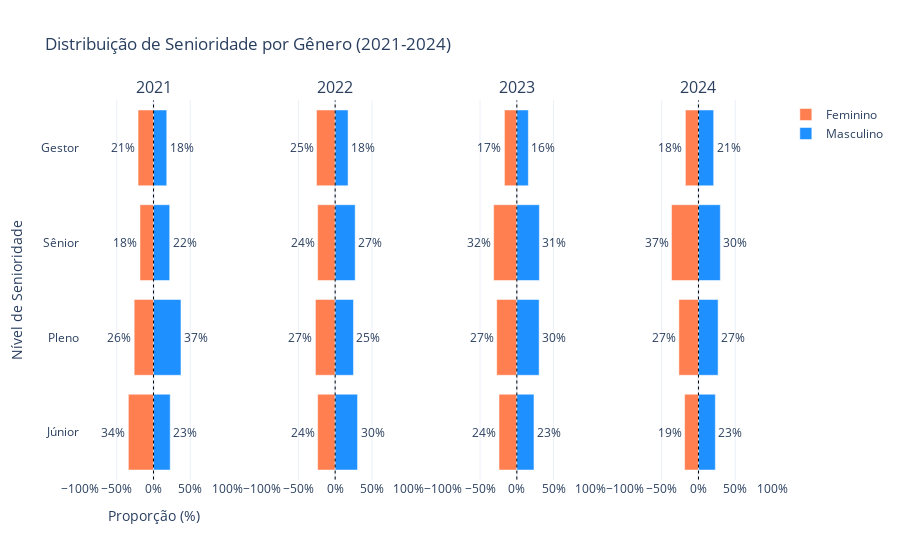

The notebook cell saved with this chart:
### Code cell
niveis_desejados = ["Júnior", "Pleno", "Sênior", "Gestor"] 

# Normaliza os nomes dos níveis para minúsculas no filtro
df_filtrado = df_rj[df_rj["nivel"].str.lower().isin([n.lower() for n in niveis_desejados])]

# Agora agrupe pelos campos desejados
df_grouped = df_filtrado.groupby(["ano_pesquisa", "nivel", "genero"]).size().reset_index(name="count")

# Calculando o total por ano e gênero para depois calcular proporções
totais_por_ano_genero = df_filtrado.groupby(["ano_pesquisa", "genero"]).size().reset_index(name="total")
df_grouped = df_grouped.merge(totais_por_ano_genero, on=["ano_pesquisa", "genero"])

# Calculando a proporção
df_grouped["proporção"] = df_grouped["count"] / df_grouped["total"] * 100

# Verificação (opcional): soma das proporções por ano e gênero deve ser 100%
verificacao = df_grouped.groupby(["ano_pesquisa", "genero"])["proporção"].sum().reset_index()
print("Verificação das somas por gênero:")
print(verificacao)

fig = make_subplots(rows=1, cols=4, shared_yaxes=True, subplot_titles=["2021", "2022", "2023", "2024"])

anos = ['2021', '2022', '2023', '2024']
cores = {"Masculino": "#1E90FF", "Feminino": "#FF7F50"}

for i, ano in enumerate(anos):
    # Filtrando dados do ano atual
    df_ano = df_grouped[df_grouped["ano_pesquisa"] == ano]
    
    # Criando um pivot para senioridade x gênero
    df_plot = df_ano.pivot(index="nivel", columns="genero", values="proporção").fillna(0)
    
    # Garantindo que as colunas existam, preenchendo com 0 se necessário
    for genero in ["Masculino", "Feminino"]:
        if genero not in df_plot.columns:
            df_plot[genero] = 0
    
    # Filtrando níveis que têm pelo menos um registro
    df_plot = df_plot[(df_plot["Masculino"] > 0) | (df_plot["Feminino"] > 0)]
    
    # Se não houver dados, continue para o próximo ano
    if df_plot.empty:
        continue
    
    # Adicionando barras para Feminino (negativo para inverter no gráfico)
    # Arredondando as porcentagens para números inteiros
    fig.add_trace(go.Bar(
        y=df_plot.index,
        x=-df_plot["Feminino"],
        name="Feminino",
        orientation="h",
        marker=dict(color=cores["Feminino"]),
        text=[f"{int(round(val))}%" for val in df_plot["Feminino"]],  # Arredondamento para inteiros
        textposition="outside",
        showlegend=True if i == 0 else False
    ), row=1, col=i+1)

    # Adicionando barras para Masculino
    # Arredondando as porcentagens para números inteiros
    fig.add_trace(go.Bar(
        y=df_plot.index,
        x=df_plot["Masculino"],
        name="Masculino",
        orientation="h",
        marker=dict(color=cores["Masculino"]),
        text=[f"{int(round(val))}%" for val in df_plot["Masculino"]],  # Arredondamento para inteiros
        textposition="outside",
        showlegend=True if i == 0 else False
    ), row=1, col=i+1)

# Configurando layout
fig.update_layout(
    title="Distribuição de Senioridade por Gênero (2021-2024)",
    xaxis_title="Proporção (%)",
    yaxis_title="Nível de Senioridade",
    barmode="relative",
    template="plotly_white"
)

# Ajustando os eixos X para mostrar valores em percentuais
for i in range(1, 5):
    fig.update_xaxes(ticksuffix="%", range=[-100, 100], row=1, col=i)
    
    # Adicionando linhas de referência em 0
    fig.add_shape(
        type="line",
        x0=0, y0=-0.5,
        x1=0, y1=len(df_plot.index) - 0.5,
        line=dict(color="black", width=1, dash="dot"),
        row=1, col=i
    )

fig.show()

### Figure 1 — Plotly figure (JSON) as saved in the notebook; plotly's stock layout.template omitted (floating-point values rounded to 4 significant figures)
{"data": [{"marker": {"color": "#FF7F50"}, "name": "Feminino", "orientation": "h", "showlegend": true, "text": ["34%", "26%", "18%", "21%"], "textposition": "outside", "type": "bar", "x": [-34.21, -26.32, -18.42, -21.05], "xaxis": "x", "y": ["Júnior", "Pleno", "Sênior", "Gestor"], "yaxis": "y"}, {"marker": {"color": "#1E90FF"}, "name": "Masculino", "orientation": "h", "showlegend": true, "text": ["23%", "37%", "22%", "18%"], "textposition": "outside", "type": "bar", "x": [22.67, 37.33, 22, 18], "xaxis": "x", "y": ["Júnior", "Pleno", "Sênior", "Gestor"], "yaxis": "y"}, {"marker": {"color": "#FF7F50"}, "name": "Feminino", "orientation": "h", "showlegend": false, "text": ["24%", "27%", "24%", "25%"], "textposition": "outside", "type": "bar", "x": [-23.88, -26.87, -23.88, -25.37], "xaxis": "x2", "y": ["Júnior", "Pleno", "Sênior", "Gestor"], "yaxis": "y2"}, {"marker": {"color": "#1E90FF"}, "name": "Masculino", "orientation": "h", "showlegend": false, "text": ["30%", "25%", "27%", "18%"], "textposition": "outside", "type": "bar", "x": [30.41, 24.88, 27.19, 17.51], "xaxis": "x2", "y": ["Júnior", "Pleno", "Sênior", "Gestor"], "yaxis": "y2"}, {"marker": {"color": "#FF7F50"}, "name": "Feminino", "orientation": "h", "showlegend": false, "text": ["24%", "27%", "32%", "17%"], "textposition": "outside", "type": "bar", "x": [-24.21, -27.37, -31.58, -16.84], "xaxis": "x3", "y": ["Júnior", "Pleno", "Sênior", "Gestor"], "yaxis": "y3"}, {"marker": {"color": "#1E90FF"}, "name": "Masculino", "orientation": "h", "showlegend": false, "text": ["23%", "30%", "31%", "16%"], "textposition": "outside", "type": "bar", "x": [23.33, 30.33, 30.67, 15.67], "xaxis": "x3", "y": ["Júnior", "Pleno", "Sênior", "Gestor"], "yaxis": "y3"}, {"marker": {"color": "#FF7F50"}, "name": "Feminino", "orientation": "h", "showlegend": false, "text": ["19%", "27%", "37%", "18%"], "textposition": "outside", "type": "bar", "x": [-18.89, -26.67, -36.67, -17.78], "xaxis": "x4", "y": ["Júnior", "Pleno", "Sênior", "Gestor"], "yaxis": "y4"}, {"marker": {"color": "#1E90FF"}, "name": "Masculino", "orientation": "h", "showlegend": false, "text": ["23%", "27%", "30%", "21%"], "textposition": "outside", "type": "bar", "x": [22.93, 26.69, 29.7, 20.68], "xaxis": "x4", "y": ["Júnior", "Pleno", "Sênior", "Gestor"], "yaxis": "y4"}], "layout": {"annotations": [{"font": {"size": 16}, "showarrow": false, "text": "2021", "x": 0.1062, "xanchor": "center", "xref": "paper", "y": 1, "yanchor": "bottom", "yref": "paper"}, {"font": {"size": 16}, "showarrow": false, "text": "2022", "x": 0.3688, "xanchor": "center", "xref": "paper", "y": 1, "yanchor": "bottom", "yref": "paper"}, {"font": {"size": 16}, "showarrow": false, "text": "2023", "x": 0.6313, "xanchor": "center", "xref": "paper", "y": 1, "yanchor": "bottom", "yref": "paper"}, {"font": {"size": 16}, "showarrow": false, "text": "2024", "x": 0.8938, "xanchor": "center", "xref": "paper", "y": 1, "yanchor": "bottom", "yref": "paper"}], "barmode": "relative", "shapes": [{"line": {"color": "black", "dash": "dot", "width": 1}, "type": "line", "x0": 0, "x1": 0, "xref": "x", "y0": -0.5, "y1": 3.5, "yref": "y"}, {"line": {"color": "black", "dash": "dot", "width": 1}, "type": "line", "x0": 0, "x1": 0, "xref": "x2", "y0": -0.5, "y1": 3.5, "yref": "y2"}, {"line": {"color": "black", "dash": "dot", "width": 1}, "type": "line", "x0": 0, "x1": 0, "xref": "x3", "y0": -0.5, "y1": 3.5, "yref": "y3"}, {"line": {"color": "black", "dash": "dot", "width": 1}, "type": "line", "x0": 0, "x1": 0, "xref": "x4", "y0": -0.5, "y1": 3.5, "yref": "y4"}], "title": {"text": "Distribuição de Senioridade por Gênero (2021-2024)"}, "xaxis": {"anchor": "y", "domain": [0, 0.2125], "range": [-100, 100], "ticksuffix": "%", "title": {"text": "Proporção (%)"}}, "xaxis2": {"anchor": "y2", "domain": [0.2625, 0.475], "range": [-100, 100], "ticksuffix": "%"}, "xaxis3": {"anchor": "y3", "domain": [0.525, 0.7375], "range": [-100, 100], "ticksuffix": "%"}, "xaxis4": {"anchor": "y4", "domain": [0.7875, 1], "range": [-100, 100], "ticksuffix": "%"}, "yaxis": {"anchor": "x", "domain": [0, 1], "title": {"text": "Nível de Senioridade"}}, "yaxis2": {"anchor": "x2", "domain": [0, 1], "matches": "y", "showticklabels": false}, "yaxis3": {"anchor": "x3", "domain": [0, 1], "matches": "y", "showticklabels": false}, "yaxis4": {"anchor": "x4", "domain": [0, 1], "matches": "y", "showticklabels": false}}}
